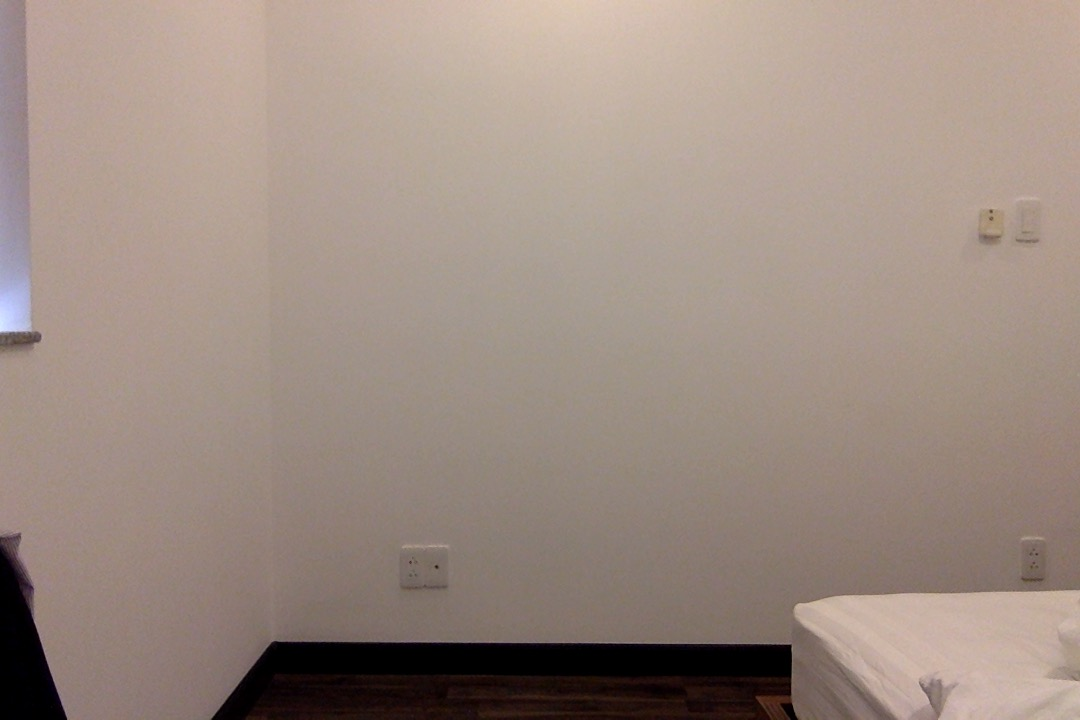
#> input picture images/background.jpg, 1080 x 720 px, found by its file name
$ python edge-detection.py
#> lines starting #> are read from the running program, lines starting #| are printed output that depends on the picture; after the words box and inside, x2 and y2 are one past the last pixel; in counts of white or black regions, pixels touching at a corner belong together
import numpy as np
import cv2

def main():
    background = cv2.imread('background.jpg', 0)
#> background: shape (720, 1080); min 0, max 232, mean 144.2
    front1 = cv2.imread('front1.jpg', 0)
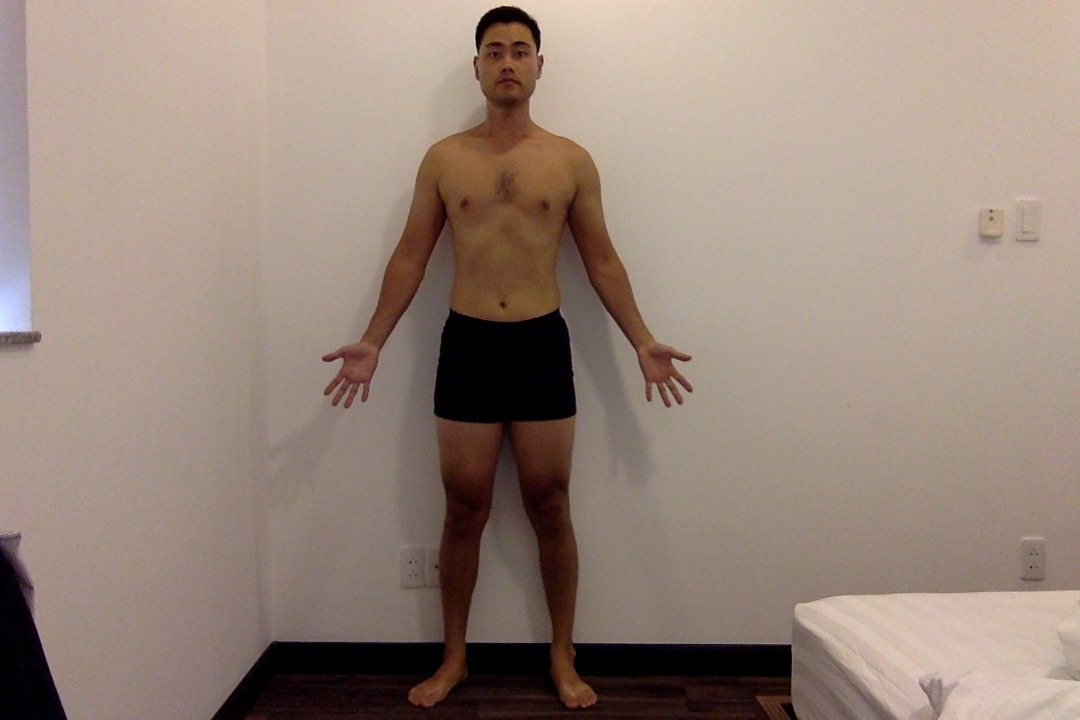
#> input picture images/front1.jpg, 1080 x 720 px, found by its file name
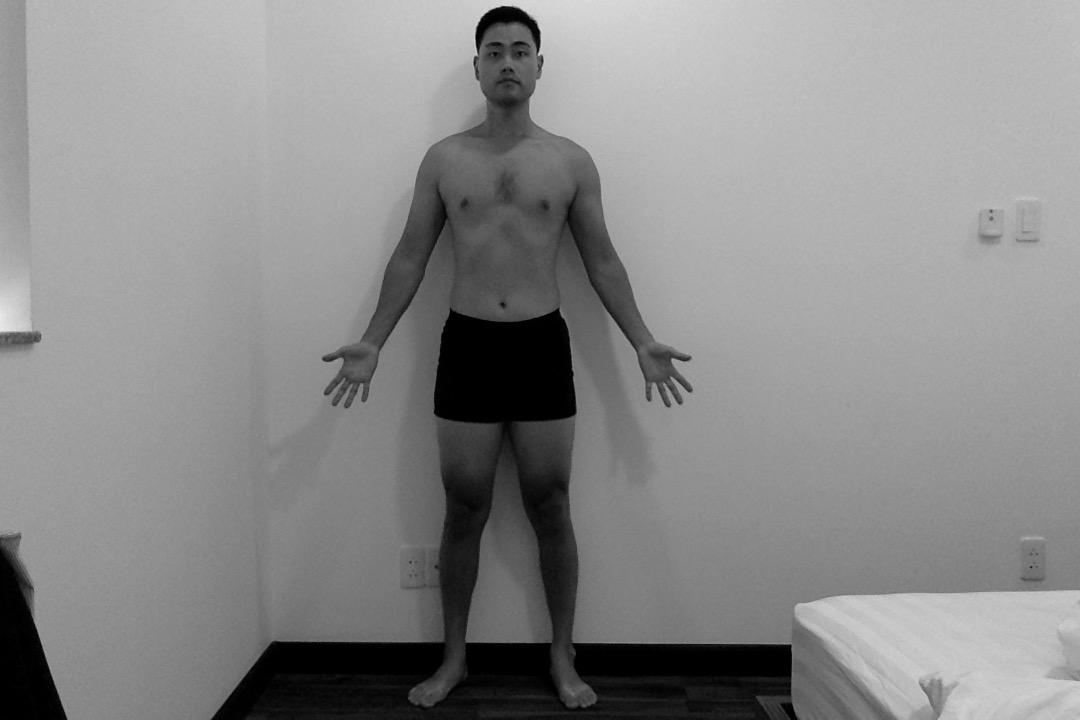
#> front1: shape (720, 1080); min 0, max 235, mean 138.1

    diff1 = front1 - background
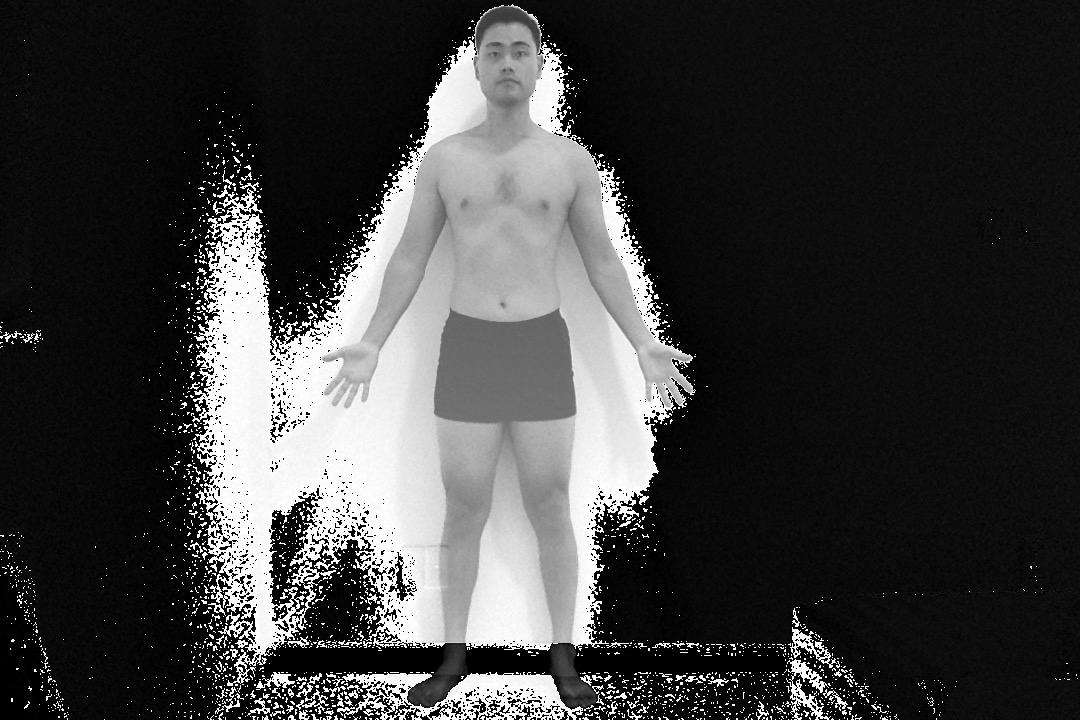
#> diff1: shape (720, 1080); min 0, max 255, mean 62.2

    ret1,th1 = cv2.threshold(diff1,127,255,cv2.THRESH_BINARY+cv2.THRESH_OTSU)
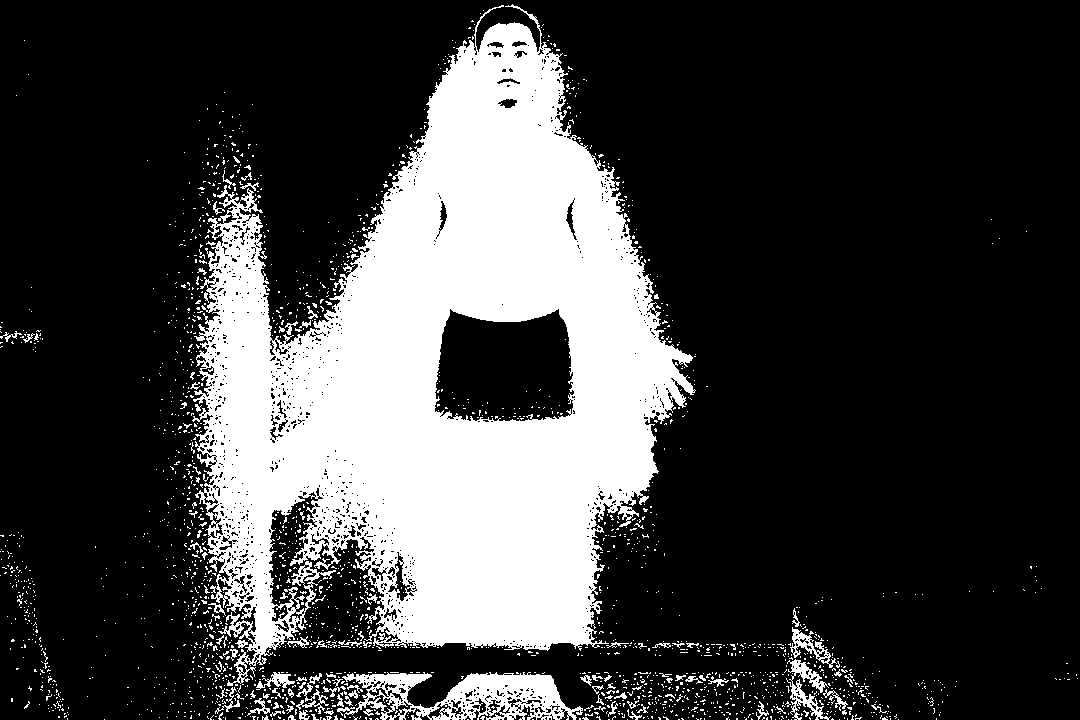
#> th1: shape (720, 1080); 24.8% white; 2122 white regions (2017 under 20 px), largest, box (x1, y1, x2, y2) and area: (192, 4, 696, 686) 174180, (337, 672, 583, 720) 6007, (786, 659, 831, 720) 936
#> ret1 = 113

    edges1 = cv2.Canny(diff1,100,200)
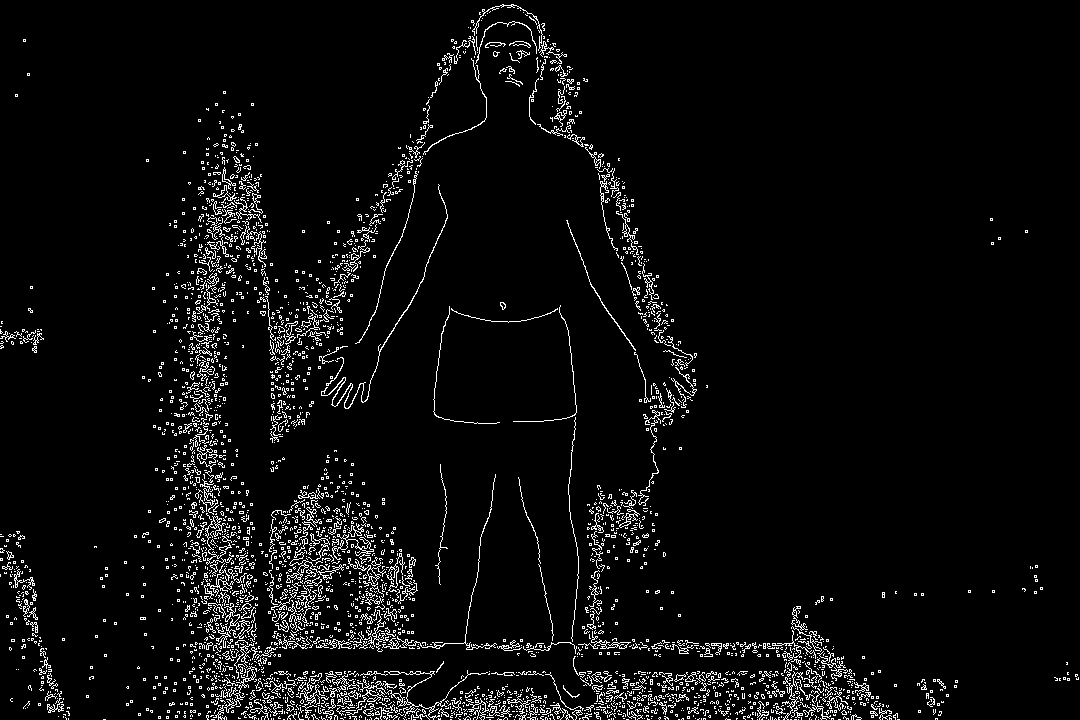
#> edges1: shape (720, 1080); 4.7% white in thin lines or dots

    while(1):
        cv2.imshow('image', th1)
        k = cv2.waitKey(33)
#> (key Esc is pressed here)
        if k==27:    # Esc key to stop
            break

if __name__ == "__main__":
    main()
